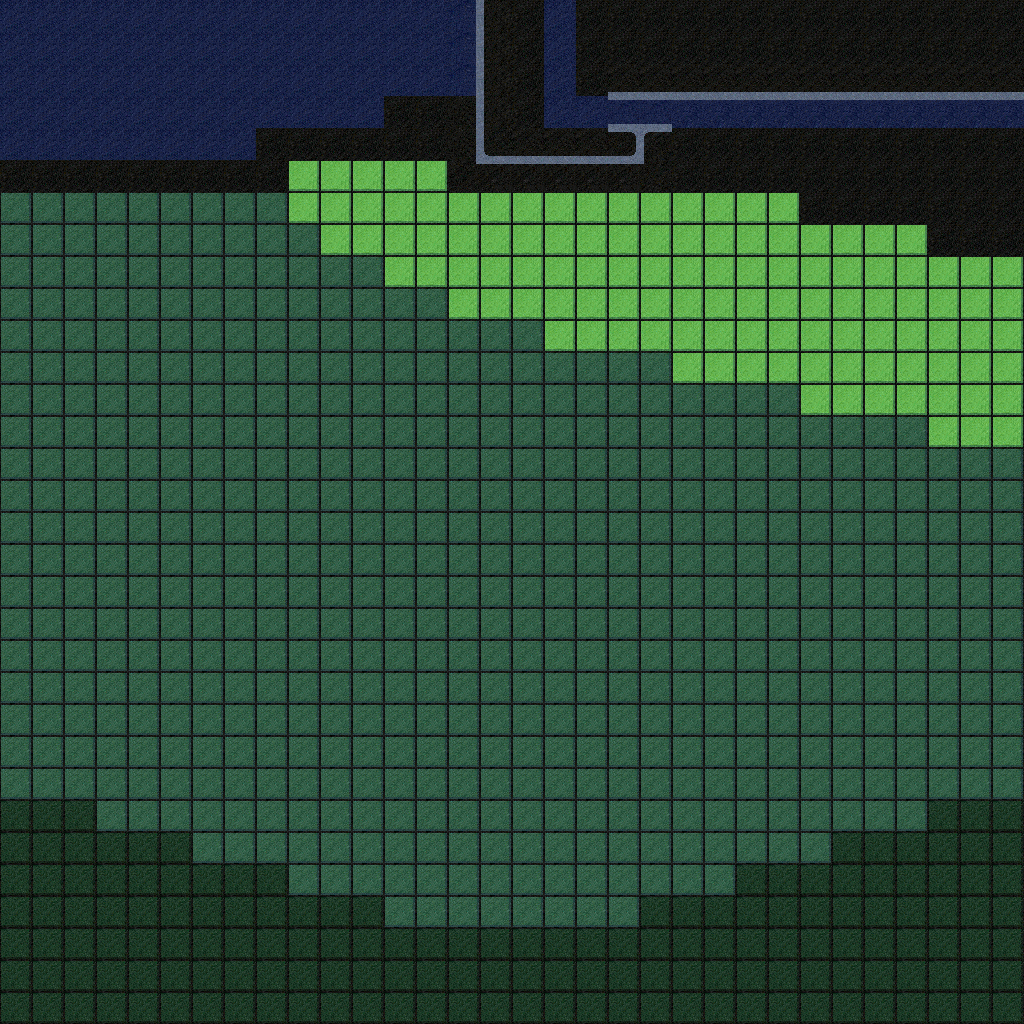

Tiled map render using the project's own tile images. Description and the map definition, with tile-layer contents summarised, below:
An orthogonal 32x32 tile map with 32x32 px tiles, 3 tile layers (Root, Extra, Extended).

<map version="1.9" tiledversion="1.9.2" orientation="orthogonal" renderorder="right-down" width="32" height="32" tilewidth="32" tileheight="32" infinite="0" nextlayerid="4" nextobjectid="1">
 <properties>
  <property name="Biome-D" value="LightForest" />
  <property name="Biome-E" value="Garden" />
  <property name="Biome-F" value="DarkWood" />
  <property name="FeatureName" value="Origin-W" />
  <property name="FeatureType" value="PrefabChunk" />
 </properties>
 <tileset firstgid="1" source="../rhysh-tilemap.tsx" />
 <layer id="1" name="Root" width="32" height="32">
  <data>[1024 cells, 1024 non-empty, 17 distinct tile ids]</data>
 </layer>
 <layer id="2" name="Extra" width="32" height="32" locked="1">
  <data>[1024 cells, 0 non-empty, 0 distinct tile ids]</data>
 </layer>
 <layer id="3" name="Extended" width="32" height="32" locked="1">
  <data>[1024 cells, 0 non-empty, 0 distinct tile ids]</data>
 </layer>
</map>
